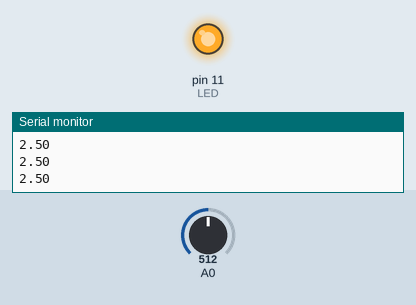
Bench run of a sketch on a simulated Arduino Uno, built with avr-gcc and run on an emulated ATmega328P. Parts: output pins drawn as LEDs (lit = HIGH), the last lines printed to the serial monitor. The test bench sets the inputs (shaded band); at power-on: A0 = 512.

Above: at 1.2 s.
1.3 s: A0 set to 325
2.8 s: A0 set to 297
At 4.0 s:
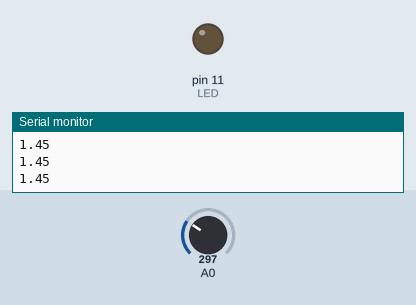
4.3 s: A0 set to 511
At 5.5 s:
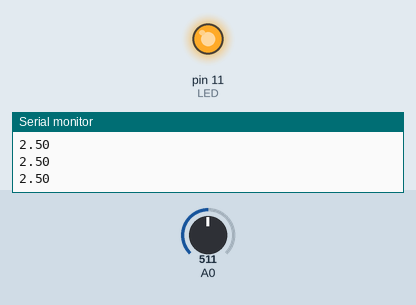
5.8 s: A0 set to 306
At 6.9 s:
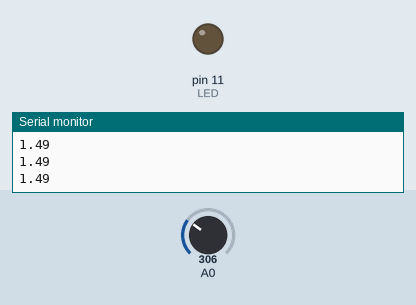
Timing chart, 0 to 8.3 s (numbered marks = the images above; inputs shaded):
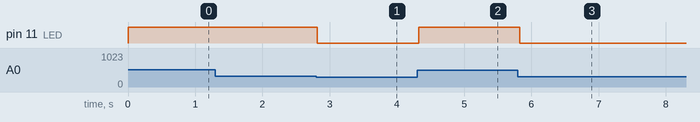

Measured:
- the behaviour switches between 308 and 307 on A0 (found by bisection; images 0 and 1)
- after the input at 2.8 s, pin 11 (LED): HIGH → LOW at once
- after the input at 4.3 s, pin 11 (LED): LOW → HIGH at once
- after the input at 5.8 s, pin 11 (LED): HIGH → LOW at once

The sketch:

hw1_part2.ino
```cpp
// yutong zhang
// yutongz@cca.edu

int LED = 11;

void setup() {
  Serial.begin(9600);
  pinMode(LED, OUTPUT);
  digitalWrite(LED, HIGH);
}

void loop() {
  // calculate the resistence of the LDR
  float readVoltage = analogRead(A0);
  float v2 = (readVoltage / 1024) * 5;
  Serial.println(v2);

  // turn off the LED when the shadow falls on the LDR
  if(v2 <= 1.5) {
    digitalWrite(LED, LOW);
  } else {
    digitalWrite(LED, HIGH);
  }

  delay(100);
}
```
